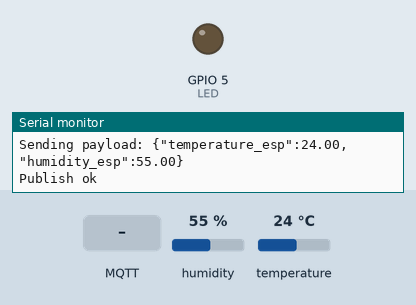
A sketch run on a simulated ESP32. Shown: output pins drawn as LEDs (lit = HIGH), the last lines printed to the serial monitor. The inputs (shaded band) are chosen by the test bench; at power-on: humidity 55 %, temperature 24 °C. WiFi joins after 1.5 s; servers stay silent unless stated; no MQTT or app messages arrive unless stated.

Above: at 2.7 s.
2.8 s: MQTT message "motor_on&01" arrives on the first subscribed topic
At 4.0 s:
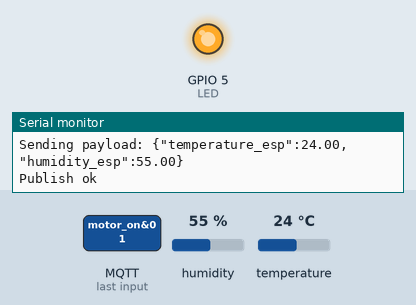
5.0 s: MQTT message "1" arrives on the first subscribed topic
At 6.6 s:
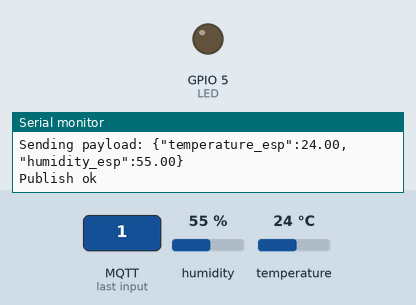
7.1 s: MQTT message "motor_on&02" arrives on the first subscribed topic
At 8.0 s:
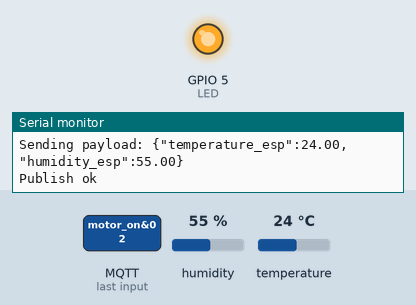
9.1 s: MQTT message "0" arrives on the first subscribed topic
At 10.6 s:
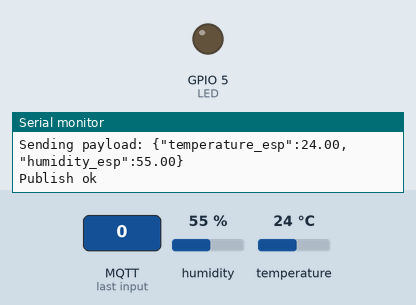
Timing chart, 0 to 12.1 s (numbered marks = the images above; inputs shaded):
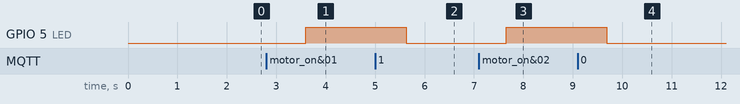

The sketch:

sensor.ino
```cpp
#include <WiFi.h>//library for wifi
#include <PubSubClient.h>//library for MQtt
#include "DHTesp.h"// Library for dht11
#define DHT_PIN 15
#define LED 5
DHTesp dhtSensor;// creating the instance by passing pin and typr of dht connected

void callback(char* subscribetopic, byte* payload, unsigned int payloadLength);

//-------credentials of IBM Accounts------

#define ORG "ml58t7"//IBM ORGANITION ID
#define DEVICE_TYPE "weather"//Device type mentioned in ibm watson IOT Platform
#define DEVICE_ID "esp_reading"//Device ID mentioned in ibm watson IOT Platform
#define TOKEN "karan@2001"     //Token
String data3;
float data;


//-------- Customise the above values --------
char server[] = ORG ".messaging.internetofthings.ibmcloud.com";// Server Name
char publishTopic[] = "iot-2/evt/Data/fmt/json";// topic name and type of event perform and format in which data to be send
char subscribetopic[] = "iot-2/cmd/test/fmt/String";// cmd  REPRESENT command type AND COMMAND IS TEST OF FORMAT STRING
char authMethod[] = "use-token-auth";// authentication method
char token[] = TOKEN;
char clientId[] = "d:" ORG ":" DEVICE_TYPE ":" DEVICE_ID;//client id


//-----------------------------------------
WiFiClient wifiClient; // creating the instance for wificlient
PubSubClient client(server, 1883, callback ,wifiClient); //calling the predefined client id by passing parameter like server id,portand wificredential
void setup()// configureing the ESP32
{
  Serial.begin(115200);
  dhtSensor.setup(DHT_PIN, DHTesp::DHT22);
  pinMode(LED,OUTPUT);
  delay(10);
  Serial.println();
  wificonnect();
  mqttconnect();
}

void loop()// Recursive Function
{

 TempAndHumidity  data = dhtSensor.getTempAndHumidity();
  Serial.println("Temp: " + String(data.temperature, 2) + "°C");
  Serial.println("Humidity: " + String(data.humidity, 1) + "%");

  PublishData(data.temperature, data.humidity);
  delay(1000);
  if (!client.loop()) {
    mqttconnect();
  }
}


/*.....................................retrieving to Cloud...............................*/

void PublishData(float temp, float humid) {
  mqttconnect();//function call for connecting to ibm
  /*
     creating the String in in form JSon to update the data to ibm cloud
  */
  String payload = "{\"temperature_esp\":";
  payload += temp;
  payload += "," "\"humidity_esp\":";
  payload += humid;
  payload += "}";


  Serial.print("Sending payload: ");
  Serial.println(payload);


  if (client.publish(publishTopic, (char*) payload.c_str())) {
    Serial.println("Publish ok");// if it sucessfully upload data on the cloud then it will print publish ok in Serial monitor or else it will print publish failed
  } else {
    Serial.println("Publish failed");
  }

}
void mqttconnect() {
  if (!client.connected()) {
    Serial.print("Reconnecting client to ");
    Serial.println(server);
    while (!!!client.connect(clientId, authMethod, token)) {
      Serial.print(".");
      delay(500);
    }

     initManagedDevice();
     Serial.println();
  }
}
void wificonnect() //function defination for wificonnect
{
  Serial.println();
  Serial.print("Connecting to ");

  WiFi.begin("Wokwi-GUEST", "", 6);//passing the wifi credentials to establish the connection
  while (WiFi.status() != WL_CONNECTED) {
    delay(500);
    Serial.print(".");
  }
  Serial.println("");
  Serial.println("WiFi connected");
  Serial.println("IP address: ");
  Serial.println(WiFi.localIP());
}

void initManagedDevice() {
  if (client.subscribe(subscribetopic)) {
    Serial.println((subscribetopic));
    Serial.println("subscribe to cmd OK");
  } else {
    Serial.println("subscribe to cmd FAILED");
  }
}

void callback(char* subscribetopic, byte* payload, unsigned int payloadLength)
{

  Serial.print("callback invoked for topic: ");
  Serial.println(subscribetopic);
  for (int i = 0; i < payloadLength; i++) {
    //Serial.print((char)payload[i]);
    data3 += (char)payload[i];
  }

  Serial.println("data: "+ data3);
  if(data3=="motor_on&01" || data3=="motor_on&02")
  {
Serial.println(data3);
digitalWrite(LED,HIGH);

  }

  else
  {
Serial.println(data3);
digitalWrite(LED,LOW);

  }
data3="";


}
```

Measured:
- after the input at 2.8 s, GPIO 5 (LED): LOW → HIGH after 0.80 s
- after the input at 5.0 s, GPIO 5 (LED): HIGH → LOW after 0.63 s
- after the input at 7.1 s, GPIO 5 (LED): LOW → HIGH after 0.56 s
- after the input at 9.1 s, GPIO 5 (LED): HIGH → LOW after 0.59 s
